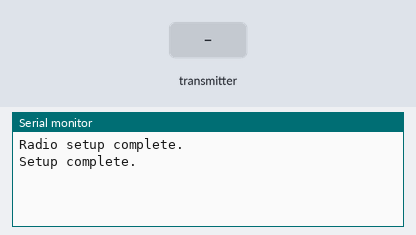
Recording of a sketch running on a simulated Arduino Uno, built with avr-gcc and run on an emulated ATmega328P. On the bench: the last lines printed to the serial monitor. Inputs (shaded band) come from the test bench. No radio packets arrive unless stated.

Above: at 1.2 s.
1.3 s: the transmitter starts sending dataArray.0 = 0
At 1.37 s:
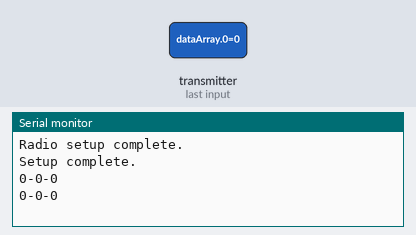
3.2 s: the transmitter starts sending dataArray.1 = 256
At 3.27 s:
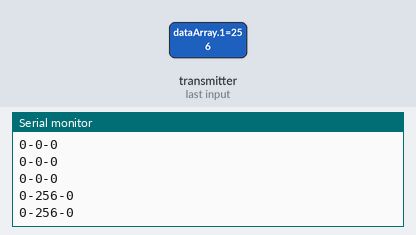
4.7 s: the transmitter starts sending dataArray.2 = 256
At 4.77 s:
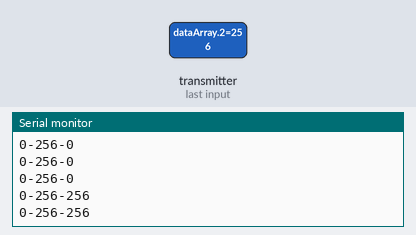
6.2 s: the transmitter starts sending dataArray.0 = 256
At 6.22 s:
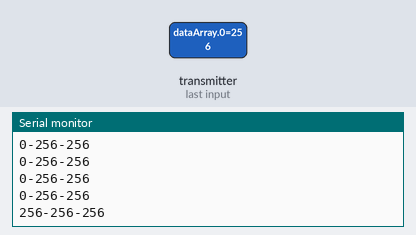
7.7 s: the transmitter starts sending dataArray.1 = 0
At 7.77 s:
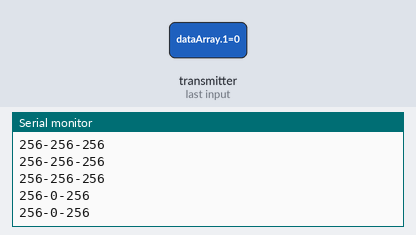
9.2 s: the transmitter starts sending dataArray.2 = 0
At 9.27 s:
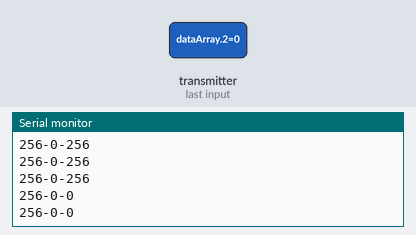

The sketch:

Receiver.ino
```cpp
#include <SPI.h>
#include <RF24.h>
#include <nRF24L01.h>

const int csn_pin = 9;
const int ce_pin = 10;

// SCK = 13
// MOSI = 11
// MISO = 12

RF24 radio(ce_pin,csn_pin);
const byte address[6] = "frdv4";
//String radioPayload = "";
int dataArray[3];

void setup() {
  Serial.begin(9600);
  radioSetup();
  Serial.println("Setup complete.");
}

void radioSetup(){
  radio.begin();
  radio.openReadingPipe(0, address);
  radio.setPALevel(RF24_PA_MAX);
  radio.startListening();
  Serial.println("Radio setup complete.");
}

void loop() {
  receive();
}

void receive(){
  if(radio.available()){
    radio.read(&dataArray, sizeof(dataArray));
    //Serial.println(radioPayload);
    Serial.println(String(dataArray[0]) + "-" + String(dataArray[1]) + "-" + String(dataArray[2]));
  }
}
```

Measured:
- after the input at 1.3 s, the serial monitor: prints a new line at once (image 1)
- after the input at 3.2 s, the serial monitor: prints a new line at once (image 2)
- after the input at 4.7 s, the serial monitor: prints a new line at once (image 3)
- after the input at 6.2 s, the serial monitor: prints a new line at once (image 4)
- after the input at 7.7 s, the serial monitor: prints a new line at once (image 5)
- after the input at 9.2 s, the serial monitor: prints a new line at once (image 6)
